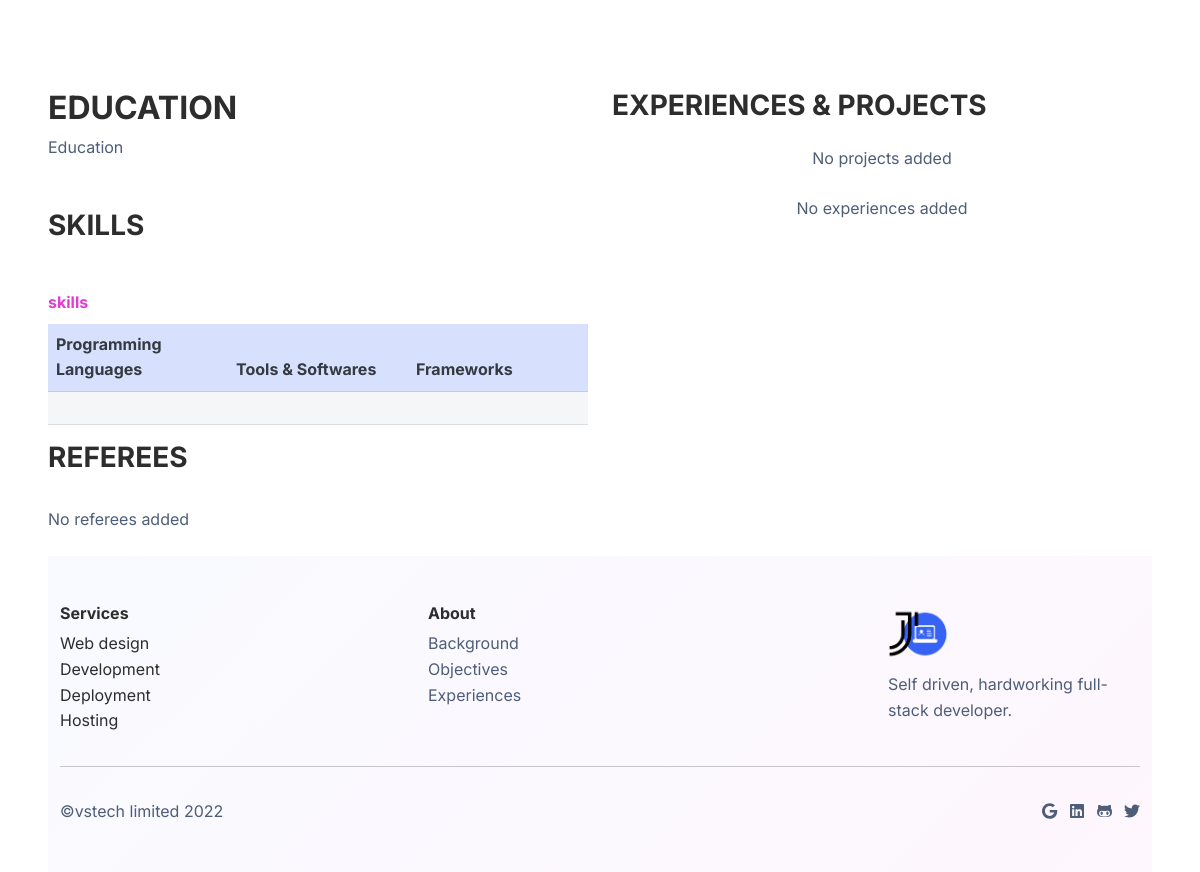
/resume/ (lower part), run on an earlier commit of the app's database.
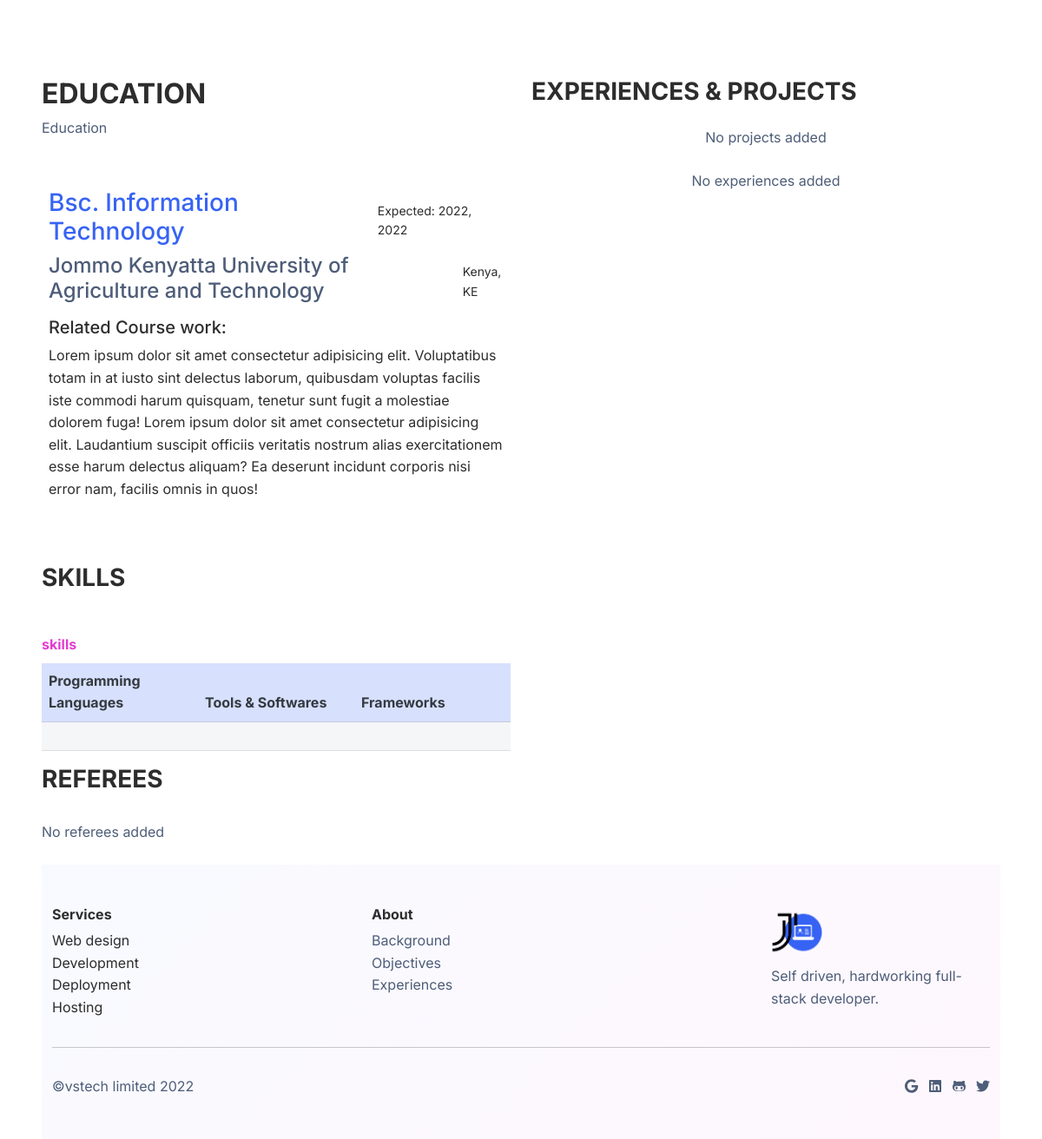
And on a later commit of the database.
### resume/models.py (models this page shows, shortened)
class Education(models.Model):
    course = models.CharField(max_length=100)
    institution = models.CharField(max_length=100)
    institution_url = models.URLField(max_length=200, blank=True, null=True)
    institution_city = models.CharField(max_length=100)
    expected_grad_date = models.DateField(null=True, blank=True)
    date_completed = models.DateField(null=True, blank=True)
    certificate_url = models.URLField(max_length=300, blank=True, null=True)
    related_course_work = models.TextField(blank=True, null=True)
    class Meta:
        verbose_name_plural = 'Education'
        ordering = ['-date_completed', '-expected_grad_date']

### resume/views.py (the view)
# urls.py: path('resume/', include('resume.urls')),
def resume(request):
    education = Education.objects.all()
    p_languages = ProgrammingLanguage.objects.all()
    frameworks = Framework.objects.all()
    tools = Tool.objects.all()
    projects = Project.objects.all()
    experiences = Experience.objects.all()
    referees = Referees.objects.all()
    context = {
        'education' : education,
        'p_languages' : p_languages,
        'frameworks' : frameworks,
        'tools' : tools,
        'projects' : projects,
        'experiences' : experiences,
        'referees' : referees,
    }
    return render(request, 'resume.html', context)

### templates/resume.html (shortened to what the changed rows need)
{% extends 'base.html' %}
{% load static %}
{% block content %}
<div class="container-fluid px-5">
    <div class="row justify-content-center">
        <div class="col-md-12 col-lg-6">
            <h2 class="fw-bold  text-uppercase">EDUCATION</h2>
            {% if education %}
                {% for edu in education %}
                <div class="col-lg-12 p-2">
                    <div class="d-flex align-items-center">
                        <div class="w-100">
                            <div class="d-flex align-items-center justify-content-between"><h3 class="text-primary">{{edu.course}}</h3><small>{% if edu.date_completed %}Completed: {{edu.date_completed}}{% else %}Expected: {{edu.expected_grad_date.year}}, {{edu.expected_grad_date.year}}{% endif %}</small></div>
                            <div class="d-flex align-items-center justify-content-between"><h4><a href="{{edu.institution_logo.url}}">{{edu.institution}}</a></h4><small>{{edu.institution_city}}</small></div>
                        </div>
                    </div>
                    <h5 class="my-2">Related Course work:</h5>
                    <p>{{edu.related_course_work}}</p>
                </div>
                {% endfor %}
            {% endif %}
            <table class="table table-primary">
                <thead class="fw-bold text-dark">
                    <td>Programming Languages</td>
                    <td>Tools & Softwares</td>
                    <td>Frameworks</td>
                </thead>
            </table>
        </div>
    </div>
{% endblock %}

What changed in the data, as far as the page shows it:
added Education: course "Bsc. Information Technology", expected_grad_date.year "2022", institution "Jommo Kenyatta University of Agriculture and Technology", institution_city "Kenya, KE", related_course_work "Lorem ipsum dolor sit amet consectetur adipisicing elit. Voluptatibus totam in at iusto sint delectus laborum, quibusdam voluptas facilis iste commodi harum quisquam, tenetur sunt fugit a molestiae dolorem fuga! Lorem ipsum dolor sit amet consectetur adipisicing elit. Laudantium suscipit officiis veritatis nostrum alias exercitationem esse harum delectus aliquam? Ea deserunt incidunt corporis nisi error nam, facilis omnis in quos!"
